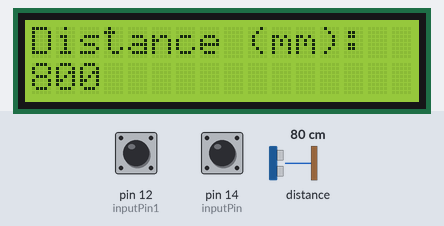
The sketch below on a simulated Arduino Uno, built with avr-gcc and run on an emulated ATmega328P. Parts: 16×2 character LCD. Inputs (shaded band) come from the test bench; at power-on: pin 12 (inputPin1) HIGH, distance to the obstacle 80 cm, pin 14 (inputPin) HIGH. What the sketch prints to the serial monitor is not drawn.

Above: at 5.3 s.
5.4 s: pin 12 (inputPin1) pulled LOW for 3.2 s
At 7.1 s:
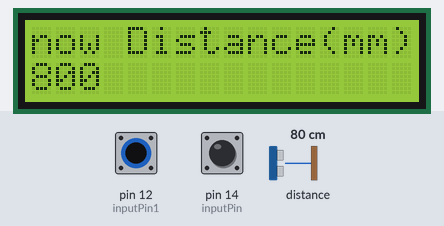
10.1 s: distance to the obstacle set to 250 cm
At 11.09 s:
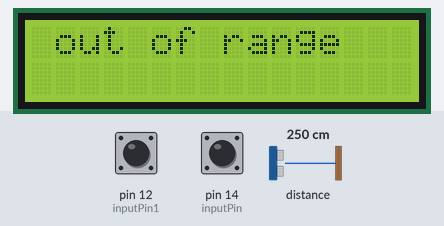
13.3 s: pin 14 (inputPin) pulled LOW for 0.7 s
At 14.3 s:
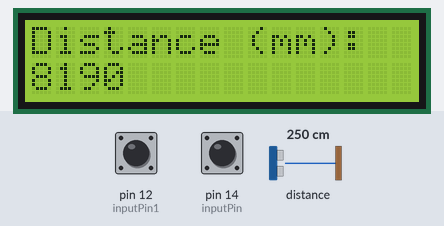
15.5 s: pin 12 (inputPin1) pulled LOW for 1 s
At 17.6 s:
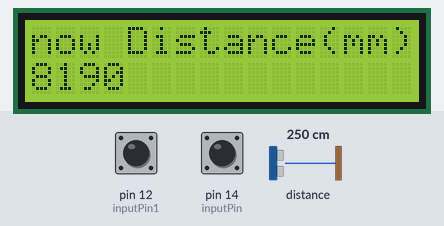
18.0 s: distance to the obstacle set to 2 cm
At 18.99 s:
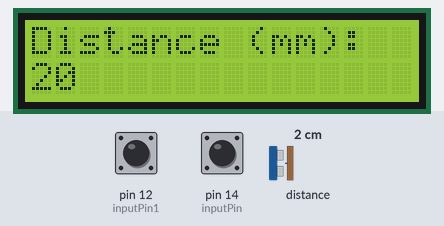
20.3 s: pin 14 (inputPin) pulled LOW for 1 s
At 23.7 s:
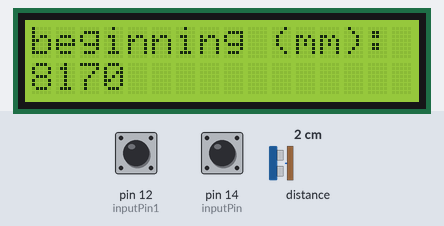
Timing chart, 0 to 25.2 s (numbered marks = the images above; inputs shaded):
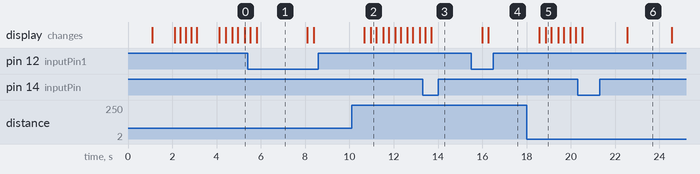

Measured:
- after the input at 5.4 s, the display: first differs from a run without the input after 0.41 s (image 1)
- after the input at 10.1 s, the display: first differs from a run without the input after 0.87 s (image 2)
- after the input at 13.3 s, the display: first differs from a run without the input after 0.41 s (image 3)
- after the input at 15.5 s, the display: first differs from a run without the input after 0.78 s (image 4)
- after the input at 18.0 s, the display: first differs from a run without the input after 0.87 s (image 5)
- what the display in image 1 shows lasts 2.3 s, from 5.8 s to 8.1 s

The sketch:

vl53l0x_lcd_switch_success_code.ino
```cpp
#include <Wire.h>
// I2C LCD 라이브러리 설정
#include <LiquidCrystal_I2C.h>
#include "Adafruit_VL53L0X.h"

Adafruit_VL53L0X TOF = Adafruit_VL53L0X();

// 2번핀을 스위치 입력으로 설정
const int inputPin = 14;
const int inputPin1 = 12;

int distance = 0; //초기 높이 설정값
int distance1 = 0;
int distance2 = 0;

// LCD I2C address 설정 PCF8574:0x27, PCF8574A:0x3F
LiquidCrystal_I2C lcd(0x27,16,2);  // LCD address:0x27, 16X2 LCD or 0x3f

// 현재의 시간을 저장하기 위한 변수
long startTime = 0;
// 실제 스위치가 눌린 후 지연되는 시간
long swCountTimer = 0;

void setup()
{
  // 스위치 입력을 위하여 2번핀을 입력으로 설정하고 풀업시킨다
  pinMode(inputPin, INPUT_PULLUP);
  pinMode(inputPin1, INPUT_PULLUP);

  // 9600 bps로 시리얼 통신 설정
  Serial.begin(9600);
  Serial.println("VL53L0X test");
  lcd.init(); // LCD 설정
  lcd.clear();      // LCD를 모두 지운다.
  lcd.backlight();  // 백라이트를 켠다.
  // Arduino LCD, Welcome 표시
  lcd.setCursor(0,0);
  lcd.print("Arduino LCD");
  delay(1000);
  lcd.setCursor(0,1);
  lcd.print("Welcome");
  delay(1000);
  lcd.clear();
  lcd.setCursor(0,0);
  lcd.print("VL53L0X test");
  delay(250);

  // LCD 백라이트를 두 번 점멸
  lcd.noBacklight();
  delay(250);
  lcd.backlight();
  delay(250);
  lcd.noBacklight();
  delay(250);
  lcd.backlight();
  delay(1000);

  if (!TOF.begin()) { // VL53L0X 기본 I2C 주소:0x29, 디버그 모드:false로 센서 준비.
    lcd.clear();
    lcd.setCursor(0,0); //Start at character 0 on line 0
    lcd.print("Failed to boot");
    lcd.setCursor(0,1);
    lcd.print("VL53L0X");
    Serial.println(F("Failed to boot VL53L0X"));
    while(1);
  }

  // Open Serial Monitor, Type to display 표시
  lcd.clear();
  lcd.setCursor(0,0); //Start at character 0 on line 0
  lcd.print("VL53L0X");
  lcd.setCursor(0,1);
  lcd.print("start");
}

void loop()
{
  VL53L0X_RangingMeasurementData_t measure;

  TOF.rangingTest(&measure, false); // true를 주면 디버그용 데이터를 받아옴

  // 이번 측정의 상태값. 장치 의존적인 값. 일반적으로 4면 에러. 0이면 측정값이 정상임을 나타냄.

  delay(250);

   if(measure.RangeStatus != 4) {
    lcd.clear();
    delay(250);
    lcd.setCursor(0,0);
    lcd.print("Distance (mm): ");
    lcd.setCursor(0,1);
    lcd.print(measure.RangeMilliMeter);

  }
  else {
    lcd.clear();
    delay(250);
    lcd.setCursor(0,0);
    lcd.print(" out of range ");
  }

  // 스위치 입력이 발생하였을 경우 실행
  if(digitalRead(inputPin1) == LOW){
    distance = measure.RangeMilliMeter;
    Serial.print("현재 초기 값은 "); Serial.print(distance);
    Serial.println(" mm 입니다.");

    lcd.clear();    //lcd를 모두 지운다.
    lcd.setCursor(0,0);
    lcd.print("now Distance(mm):");
    lcd.setCursor(0,1);
    lcd.print(distance);
    delay(2000);

  };

  // 스위치 입력이 발생하였을 경우 실행
  if(digitalRead(inputPin) == LOW){
    // 시리얼 통신으로 값을 출력한다.
    if(measure.RangeStatus != 4) {
      Serial.print("Distance (mm): ");
      Serial.println(measure.RangeMilliMeter);
    }
    else {
      Serial.println(" out of range ");
    }

    lcd.clear();    //lcd를 모두 지운다.
    lcd.setCursor(0,0);
    lcd.print("Distance (mm):");
    lcd.setCursor(0,1);
    lcd.print(measure.RangeMilliMeter);//measure.RangeMilliMeter 값을 출력
    delay(2000);

    if(distance > measure.RangeMilliMeter){
      distance1 = distance - measure.RangeMilliMeter;
      distance2 = distance - distance1;
      Serial.print("처음보다 "); Serial.print(distance1);
      Serial.println(" mm 높아졌습니다.");
      Serial.print("남은 높이는 "); Serial.print(distance2);
      Serial.println(" mm 입니다.");

      lcd.clear();    //lcd를 모두 지운다.
      lcd.setCursor(0,0);
      lcd.print("beginning (mm):");
      lcd.setCursor(0,1);
      lcd.print(distance1);//measure.RangeMilliMeter 값을 출력
      delay(2000);

      lcd.clear();    //lcd를 모두 지운다.
      lcd.setCursor(0,0);
      lcd.print("remain (mm):");
      lcd.setCursor(0,1);
      lcd.print(distance2);//measure.RangeMilliMeter 값을 출력
      delay(2000);
    }
  };
}
```
